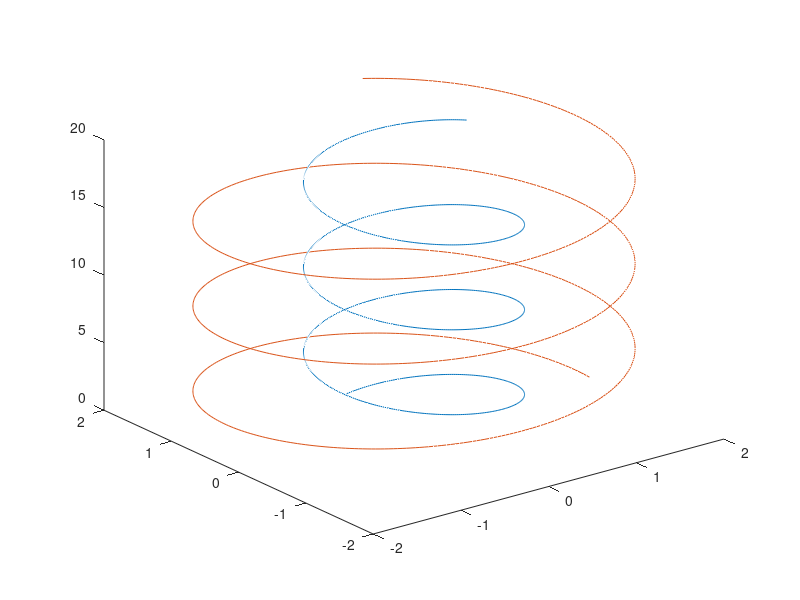

This figure's MATLAB source:
% Page 44 Ans 4
z = linspace(0, 20, 1000);
x = sin(z);
y = cos(z);
x1 = 2*sin(z);
y1 = 2*cos(z);
figure;
plot3(x,y,z,y1,x1,z)